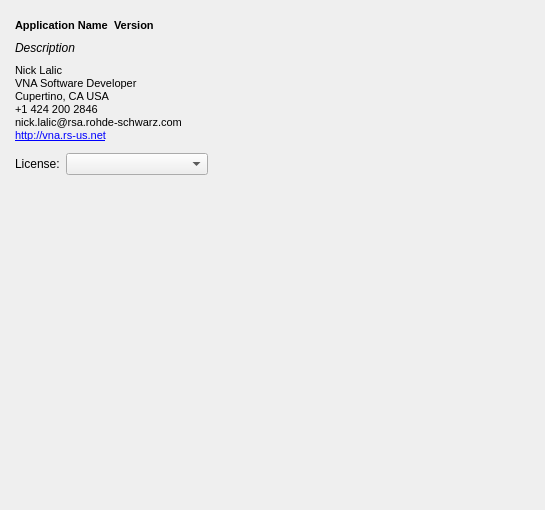
<?xml version="1.0" encoding="UTF-8"?>
<ui version="4.0">
 <class>RsaToolbox::About</class>
 <widget class="QWidget" name="RsaToolbox::About">
  <property name="geometry">
   <rect>
    <x>0</x>
    <y>0</y>
    <width>545</width>
    <height>510</height>
   </rect>
  </property>
  <property name="windowTitle">
   <string>About</string>
  </property>
  <property name="windowIcon">
   <iconset resource="AboutResources.qrc">
    <normaloff>:/About/Icons/RS.ico</normaloff>:/About/Icons/RS.ico</iconset>
  </property>
  <layout class="QVBoxLayout" name="verticalLayout" stretch="0,0,0,0,0,0,1">
   <property name="leftMargin">
    <number>15</number>
   </property>
   <property name="topMargin">
    <number>15</number>
   </property>
   <property name="rightMargin">
    <number>15</number>
   </property>
   <property name="bottomMargin">
    <number>15</number>
   </property>
   <item>
    <widget class="QWidget" name="widget_2" native="true">
     <layout class="QHBoxLayout" name="horizontalLayout_2">
      <property name="leftMargin">
       <number>0</number>
      </property>
      <property name="topMargin">
       <number>0</number>
      </property>
      <property name="rightMargin">
       <number>0</number>
      </property>
      <property name="bottomMargin">
       <number>0</number>
      </property>
      <item>
       <widget class="QLabel" name="appName">
        <property name="font">
         <font>
          <pointsize>8</pointsize>
          <weight>75</weight>
          <bold>true</bold>
         </font>
        </property>
        <property name="text">
         <string>Application Name</string>
        </property>
       </widget>
      </item>
      <item>
       <spacer name="horizontalSpacer_3">
        <property name="orientation">
         <enum>Qt::Horizontal</enum>
        </property>
        <property name="sizeType">
         <enum>QSizePolicy::Fixed</enum>
        </property>
        <property name="sizeHint" stdset="0">
         <size>
          <width>0</width>
          <height>20</height>
         </size>
        </property>
       </spacer>
      </item>
      <item>
       <widget class="QLabel" name="version">
        <property name="font">
         <font>
          <pointsize>8</pointsize>
          <weight>75</weight>
          <bold>true</bold>
         </font>
        </property>
        <property name="text">
         <string>Version</string>
        </property>
       </widget>
      </item>
      <item>
       <spacer name="horizontalSpacer_2">
        <property name="orientation">
         <enum>Qt::Horizontal</enum>
        </property>
        <property name="sizeHint" stdset="0">
         <size>
          <width>40</width>
          <height>20</height>
         </size>
        </property>
       </spacer>
      </item>
     </layout>
    </widget>
   </item>
   <item>
    <widget class="QLabel" name="description">
     <property name="font">
      <font>
       <weight>50</weight>
       <italic>true</italic>
       <bold>false</bold>
      </font>
     </property>
     <property name="text">
      <string>Description</string>
     </property>
     <property name="wordWrap">
      <bool>true</bool>
     </property>
    </widget>
   </item>
   <item>
    <spacer name="verticalSpacer_2">
     <property name="orientation">
      <enum>Qt::Vertical</enum>
     </property>
     <property name="sizeType">
      <enum>QSizePolicy::Fixed</enum>
     </property>
     <property name="sizeHint" stdset="0">
      <size>
       <width>20</width>
       <height>3</height>
      </size>
     </property>
    </spacer>
   </item>
   <item>
    <widget class="QLabel" name="contact">
     <property name="font">
      <font>
       <pointsize>8</pointsize>
       <weight>50</weight>
       <bold>false</bold>
      </font>
     </property>
     <property name="text">
      <string>&lt;html&gt;&lt;head/&gt;&lt;body&gt;&lt;p&gt;Nick Lalic&lt;br/&gt;VNA Software Developer&lt;br/&gt;Cupertino, CA USA&lt;br/&gt;+1 424 200 2846&lt;br/&gt;nick.lalic@rsa.rohde-schwarz.com&lt;br/&gt;&lt;a href=&quot;http://vna.rs-us.net&quot;&gt;&lt;span style=&quot; text-decoration: underline; color:#0000ff;&quot;&gt;http://vna.rs-us.net&lt;/span&gt;&lt;/a&gt;&lt;/p&gt;&lt;/body&gt;&lt;/html&gt;</string>
     </property>
    </widget>
   </item>
   <item>
    <spacer name="verticalSpacer_3">
     <property name="orientation">
      <enum>Qt::Vertical</enum>
     </property>
     <property name="sizeType">
      <enum>QSizePolicy::Fixed</enum>
     </property>
     <property name="sizeHint" stdset="0">
      <size>
       <width>20</width>
       <height>5</height>
      </size>
     </property>
    </spacer>
   </item>
   <item>
    <widget class="QWidget" name="widget" native="true">
     <layout class="QHBoxLayout" name="horizontalLayout">
      <property name="leftMargin">
       <number>0</number>
      </property>
      <property name="topMargin">
       <number>0</number>
      </property>
      <property name="rightMargin">
       <number>0</number>
      </property>
      <property name="bottomMargin">
       <number>0</number>
      </property>
      <item>
       <widget class="QLabel" name="label_2">
        <property name="text">
         <string>License:</string>
        </property>
       </widget>
      </item>
      <item>
       <widget class="QComboBox" name="licenseCombo">
        <item>
         <property name="text">
          <string/>
         </property>
        </item>
        <item>
         <property name="text">
          <string>Rohde &amp; Schwarz</string>
         </property>
        </item>
        <item>
         <property name="text">
          <string>Qt</string>
         </property>
        </item>
        <item>
         <property name="text">
          <string>Microsoft Visual C++</string>
         </property>
        </item>
        <item>
         <property name="text">
          <string>QuaZIP</string>
         </property>
        </item>
        <item>
         <property name="text">
          <string>ZLib</string>
         </property>
        </item>
        <item>
         <property name="text">
          <string>QCustomPlot</string>
         </property>
        </item>
       </widget>
      </item>
      <item>
       <spacer name="horizontalSpacer">
        <property name="orientation">
         <enum>Qt::Horizontal</enum>
        </property>
        <property name="sizeHint" stdset="0">
         <size>
          <width>358</width>
          <height>20</height>
         </size>
        </property>
       </spacer>
      </item>
     </layout>
    </widget>
   </item>
   <item>
    <widget class="QStackedWidget" name="licenses">
     <property name="palette">
      <palette>
       <active>
        <colorrole role="Base">
         <brush brushstyle="SolidPattern">
          <color alpha="255">
           <red>255</red>
           <green>255</green>
           <blue>255</blue>
          </color>
         </brush>
        </colorrole>
       </active>
       <inactive>
        <colorrole role="Base">
         <brush brushstyle="SolidPattern">
          <color alpha="255">
           <red>255</red>
           <green>255</green>
           <blue>255</blue>
          </color>
         </brush>
        </colorrole>
       </inactive>
       <disabled>
        <colorrole role="Base">
         <brush brushstyle="SolidPattern">
          <color alpha="255">
           <red>240</red>
           <green>240</green>
           <blue>240</blue>
          </color>
         </brush>
        </colorrole>
       </disabled>
      </palette>
     </property>
     <property name="currentIndex">
      <number>0</number>
     </property>
     <widget class="QWidget" name="landing">
      <layout class="QGridLayout" name="gridLayout">
       <property name="leftMargin">
        <number>0</number>
       </property>
       <property name="topMargin">
        <number>0</number>
       </property>
       <property name="rightMargin">
        <number>0</number>
       </property>
       <property name="bottomMargin">
        <number>0</number>
       </property>
       <property name="spacing">
        <number>0</number>
       </property>
       <item row="2" column="1">
        <spacer name="verticalSpacer_4">
         <property name="orientation">
          <enum>Qt::Vertical</enum>
         </property>
         <property name="sizeHint" stdset="0">
          <size>
           <width>20</width>
           <height>40</height>
          </size>
         </property>
        </spacer>
       </item>
       <item row="1" column="0">
        <spacer name="horizontalSpacer_4">
         <property name="orientation">
          <enum>Qt::Horizontal</enum>
         </property>
         <property name="sizeHint" stdset="0">
          <size>
           <width>40</width>
           <height>20</height>
          </size>
         </property>
        </spacer>
       </item>
       <item row="0" column="1">
        <spacer name="verticalSpacer">
         <property name="orientation">
          <enum>Qt::Vertical</enum>
         </property>
         <property name="sizeHint" stdset="0">
          <size>
           <width>20</width>
           <height>40</height>
          </size>
         </property>
        </spacer>
       </item>
       <item row="1" column="1">
        <widget class="QLabel" name="label">
         <property name="minimumSize">
          <size>
           <width>515</width>
           <height>249</height>
          </size>
         </property>
         <property name="text">
          <string/>
         </property>
         <property name="pixmap">
          <pixmap resource="AboutResources.qrc">:/About/Images/RS_Munich.png</pixmap>
         </property>
         <property name="scaledContents">
          <bool>false</bool>
         </property>
        </widget>
       </item>
       <item row="1" column="2">
        <spacer name="horizontalSpacer_5">
         <property name="orientation">
          <enum>Qt::Horizontal</enum>
         </property>
         <property name="sizeHint" stdset="0">
          <size>
           <width>40</width>
           <height>20</height>
          </size>
         </property>
        </spacer>
       </item>
      </layout>
     </widget>
     <widget class="QWidget" name="rs">
      <layout class="QGridLayout" name="gridLayout_2">
       <property name="leftMargin">
        <number>0</number>
       </property>
       <property name="topMargin">
        <number>0</number>
       </property>
       <property name="rightMargin">
        <number>0</number>
       </property>
       <property name="bottomMargin">
        <number>0</number>
       </property>
       <property name="spacing">
        <number>0</number>
       </property>
       <item row="0" column="0">
        <widget class="QTextEdit" name="rsLicense">
         <property name="palette">
          <palette>
           <active>
            <colorrole role="Base">
             <brush brushstyle="SolidPattern">
              <color alpha="255">
               <red>255</red>
               <green>255</green>
               <blue>255</blue>
              </color>
             </brush>
            </colorrole>
           </active>
           <inactive>
            <colorrole role="Base">
             <brush brushstyle="SolidPattern">
              <color alpha="255">
               <red>255</red>
               <green>255</green>
               <blue>255</blue>
              </color>
             </brush>
            </colorrole>
           </inactive>
           <disabled>
            <colorrole role="Base">
             <brush brushstyle="SolidPattern">
              <color alpha="255">
               <red>240</red>
               <green>240</green>
               <blue>240</blue>
              </color>
             </brush>
            </colorrole>
           </disabled>
          </palette>
         </property>
         <property name="readOnly">
          <bool>true</bool>
         </property>
        </widget>
       </item>
      </layout>
     </widget>
     <widget class="QWidget" name="qt">
      <layout class="QGridLayout" name="gridLayout_3">
       <property name="leftMargin">
        <number>0</number>
       </property>
       <property name="topMargin">
        <number>0</number>
       </property>
       <property name="rightMargin">
        <number>0</number>
       </property>
       <property name="bottomMargin">
        <number>0</number>
       </property>
       <property name="spacing">
        <number>0</number>
       </property>
       <item row="0" column="0">
        <widget class="QTextEdit" name="qtLicense">
         <property name="readOnly">
          <bool>true</bool>
         </property>
        </widget>
       </item>
      </layout>
     </widget>
     <widget class="QWidget" name="msvc">
      <layout class="QGridLayout" name="gridLayout_4">
       <property name="leftMargin">
        <number>0</number>
       </property>
       <property name="topMargin">
        <number>0</number>
       </property>
       <property name="rightMargin">
        <number>0</number>
       </property>
       <property name="bottomMargin">
        <number>0</number>
       </property>
       <property name="spacing">
        <number>0</number>
       </property>
       <item row="0" column="0">
        <widget class="QTextEdit" name="msvcLicense">
         <property name="palette">
          <palette>
           <active>
            <colorrole role="Base">
             <brush brushstyle="SolidPattern">
              <color alpha="255">
               <red>255</red>
               <green>255</green>
               <blue>255</blue>
              </color>
             </brush>
            </colorrole>
           </active>
           <inactive>
            <colorrole role="Base">
             <brush brushstyle="SolidPattern">
              <color alpha="255">
               <red>255</red>
               <green>255</green>
               <blue>255</blue>
              </color>
             </brush>
            </colorrole>
           </inactive>
           <disabled>
            <colorrole role="Base">
             <brush brushstyle="SolidPattern">
              <color alpha="255">
               <red>240</red>
               <green>240</green>
               <blue>240</blue>
              </color>
             </brush>
            </colorrole>
           </disabled>
          </palette>
         </property>
         <property name="readOnly">
          <bool>true</bool>
         </property>
        </widget>
       </item>
      </layout>
     </widget>
     <widget class="QWidget" name="quaZip">
      <layout class="QGridLayout" name="gridLayout_5">
       <property name="leftMargin">
        <number>0</number>
       </property>
       <property name="topMargin">
        <number>0</number>
       </property>
       <property name="rightMargin">
        <number>0</number>
       </property>
       <property name="bottomMargin">
        <number>0</number>
       </property>
       <property name="spacing">
        <number>0</number>
       </property>
       <item row="0" column="0">
        <widget class="QTextEdit" name="quaZipLicense">
         <property name="palette">
          <palette>
           <active>
            <colorrole role="Base">
             <brush brushstyle="SolidPattern">
              <color alpha="255">
               <red>255</red>
               <green>255</green>
               <blue>255</blue>
              </color>
             </brush>
            </colorrole>
           </active>
           <inactive>
            <colorrole role="Base">
             <brush brushstyle="SolidPattern">
              <color alpha="255">
               <red>255</red>
               <green>255</green>
               <blue>255</blue>
              </color>
             </brush>
            </colorrole>
           </inactive>
           <disabled>
            <colorrole role="Base">
             <brush brushstyle="SolidPattern">
              <color alpha="255">
               <red>240</red>
               <green>240</green>
               <blue>240</blue>
              </color>
             </brush>
            </colorrole>
           </disabled>
          </palette>
         </property>
         <property name="readOnly">
          <bool>true</bool>
         </property>
        </widget>
       </item>
      </layout>
     </widget>
     <widget class="QWidget" name="zLib">
      <layout class="QGridLayout" name="gridLayout_6">
       <property name="leftMargin">
        <number>0</number>
       </property>
       <property name="topMargin">
        <number>0</number>
       </property>
       <property name="rightMargin">
        <number>0</number>
       </property>
       <property name="bottomMargin">
        <number>0</number>
       </property>
       <property name="spacing">
        <number>0</number>
       </property>
       <item row="0" column="0">
        <widget class="QTextEdit" name="zLibLicense">
         <property name="palette">
          <palette>
           <active>
            <colorrole role="Base">
             <brush brushstyle="SolidPattern">
              <color alpha="255">
               <red>255</red>
               <green>255</green>
               <blue>255</blue>
              </color>
             </brush>
            </colorrole>
           </active>
           <inactive>
            <colorrole role="Base">
             <brush brushstyle="SolidPattern">
              <color alpha="255">
               <red>255</red>
               <green>255</green>
               <blue>255</blue>
              </color>
             </brush>
            </colorrole>
           </inactive>
           <disabled>
            <colorrole role="Base">
             <brush brushstyle="SolidPattern">
              <color alpha="255">
               <red>240</red>
               <green>240</green>
               <blue>240</blue>
              </color>
             </brush>
            </colorrole>
           </disabled>
          </palette>
         </property>
         <property name="readOnly">
          <bool>true</bool>
         </property>
        </widget>
       </item>
      </layout>
     </widget>
     <widget class="QWidget" name="qCustomPlot">
      <layout class="QGridLayout" name="gridLayout_7">
       <property name="leftMargin">
        <number>0</number>
       </property>
       <property name="topMargin">
        <number>0</number>
       </property>
       <property name="rightMargin">
        <number>0</number>
       </property>
       <property name="bottomMargin">
        <number>0</number>
       </property>
       <property name="spacing">
        <number>0</number>
       </property>
       <item row="0" column="0">
        <widget class="QTextEdit" name="qCustomPlotLicense">
         <property name="readOnly">
          <bool>true</bool>
         </property>
        </widget>
       </item>
      </layout>
     </widget>
    </widget>
   </item>
  </layout>
 </widget>
 <layoutdefault spacing="6" margin="11"/>
 <resources>
  <include location="AboutResources.qrc"/>
 </resources>
 <connections/>
</ui>
